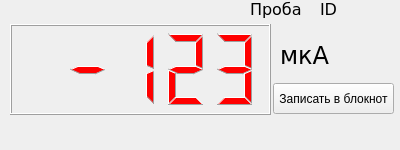
<?xml version="1.0" encoding="UTF-8"?>
<ui version="4.0">
 <class>fpCond_Compact</class>
 <widget class="QMainWindow" name="fpCond_Compact">
  <property name="geometry">
   <rect>
    <x>0</x>
    <y>0</y>
    <width>400</width>
    <height>150</height>
   </rect>
  </property>
  <property name="minimumSize">
   <size>
    <width>400</width>
    <height>150</height>
   </size>
  </property>
  <property name="maximumSize">
   <size>
    <width>400</width>
    <height>300</height>
   </size>
  </property>
  <property name="windowTitle">
   <string>Кондуктометр</string>
  </property>
  <widget class="QWidget" name="centralwidget">
   <widget class="QLCDNumber" name="lcdMain">
    <property name="geometry">
     <rect>
      <x>10</x>
      <y>24</y>
      <width>261</width>
      <height>91</height>
     </rect>
    </property>
    <property name="sizePolicy">
     <sizepolicy hsizetype="Preferred" vsizetype="Preferred">
      <horstretch>1</horstretch>
      <verstretch>0</verstretch>
     </sizepolicy>
    </property>
    <property name="minimumSize">
     <size>
      <width>151</width>
      <height>41</height>
     </size>
    </property>
    <property name="palette">
     <palette>
      <active>
       <colorrole role="WindowText">
        <brush brushstyle="SolidPattern">
         <color alpha="255">
          <red>255</red>
          <green>0</green>
          <blue>0</blue>
         </color>
        </brush>
       </colorrole>
      </active>
      <inactive>
       <colorrole role="WindowText">
        <brush brushstyle="SolidPattern">
         <color alpha="255">
          <red>255</red>
          <green>0</green>
          <blue>0</blue>
         </color>
        </brush>
       </colorrole>
      </inactive>
      <disabled>
       <colorrole role="WindowText">
        <brush brushstyle="SolidPattern">
         <color alpha="255">
          <red>120</red>
          <green>120</green>
          <blue>120</blue>
         </color>
        </brush>
       </colorrole>
      </disabled>
     </palette>
    </property>
    <property name="smallDecimalPoint">
     <bool>true</bool>
    </property>
    <property name="numDigits">
     <number>5</number>
    </property>
    <property name="digitCount">
     <number>5</number>
    </property>
    <property name="value" stdset="0">
     <double>-123.000000000000000</double>
    </property>
    <property name="intValue" stdset="0">
     <number>-123</number>
    </property>
   </widget>
   <widget class="QLabel" name="lblEd">
    <property name="geometry">
     <rect>
      <x>280</x>
      <y>40</y>
      <width>141</width>
      <height>31</height>
     </rect>
    </property>
    <property name="minimumSize">
     <size>
      <width>141</width>
      <height>31</height>
     </size>
    </property>
    <property name="font">
     <font>
      <family>Verdana</family>
      <pointsize>18</pointsize>
      <weight>50</weight>
      <bold>false</bold>
     </font>
    </property>
    <property name="text">
     <string>&lt;html&gt;&lt;head/&gt;&lt;body&gt;&lt;p&gt;мкA&lt;/p&gt;&lt;/body&gt;&lt;/html&gt;</string>
    </property>
   </widget>
   <widget class="QLabel" name="label_5">
    <property name="geometry">
     <rect>
      <x>250</x>
      <y>0</y>
      <width>61</width>
      <height>18</height>
     </rect>
    </property>
    <property name="minimumSize">
     <size>
      <width>19</width>
      <height>18</height>
     </size>
    </property>
    <property name="font">
     <font>
      <family>Verdana</family>
      <pointsize>12</pointsize>
     </font>
    </property>
    <property name="text">
     <string>Проба</string>
    </property>
   </widget>
   <widget class="QLabel" name="lblID">
    <property name="geometry">
     <rect>
      <x>320</x>
      <y>0</y>
      <width>81</width>
      <height>18</height>
     </rect>
    </property>
    <property name="minimumSize">
     <size>
      <width>19</width>
      <height>18</height>
     </size>
    </property>
    <property name="font">
     <font>
      <family>Verdana</family>
      <pointsize>12</pointsize>
     </font>
    </property>
    <property name="text">
     <string>ID</string>
    </property>
   </widget>
   <widget class="QToolButton" name="tbSaveToNotepad_">
    <property name="geometry">
     <rect>
      <x>273</x>
      <y>83</y>
      <width>121</width>
      <height>31</height>
     </rect>
    </property>
    <property name="minimumSize">
     <size>
      <width>71</width>
      <height>31</height>
     </size>
    </property>
    <property name="focusPolicy">
     <enum>Qt::NoFocus</enum>
    </property>
    <property name="text">
     <string>Записать в блокнот</string>
    </property>
   </widget>
  </widget>
  <widget class="QMenuBar" name="menubar">
   <property name="geometry">
    <rect>
     <x>0</x>
     <y>0</y>
     <width>400</width>
     <height>21</height>
    </rect>
   </property>
  </widget>
  <action name="actConf">
   <property name="text">
    <string>Градуировка</string>
   </property>
  </action>
  <action name="action">
   <property name="text">
    <string>Градуировка</string>
   </property>
  </action>
  <action name="action_2">
   <property name="text">
    <string>Сохранить профиль</string>
   </property>
  </action>
  <action name="action_3">
   <property name="text">
    <string>Редактировать профиль</string>
   </property>
  </action>
  <action name="action_4">
   <property name="text">
    <string>График</string>
   </property>
  </action>
  <action name="action_5">
   <property name="text">
    <string>Таблица результатов</string>
   </property>
  </action>
 </widget>
 <resources/>
 <connections/>
</ui>
